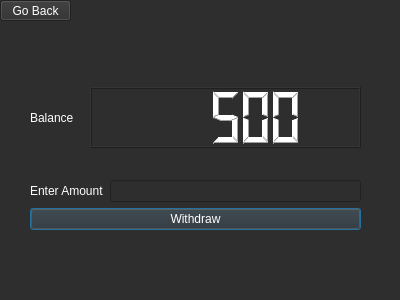
<?xml version="1.0" encoding="UTF-8"?>
<ui version="4.0">
 <class>Withdraw</class>
 <widget class="QDialog" name="Withdraw">
  <property name="geometry">
   <rect>
    <x>0</x>
    <y>0</y>
    <width>400</width>
    <height>300</height>
   </rect>
  </property>
  <property name="windowTitle">
   <string>Dialog</string>
  </property>
  <property name="styleSheet">
   <string notr="true">background-color: #2e2e2e; color: white;</string>
  </property>
  <widget class="QWidget" name="layoutWidget">
   <property name="geometry">
    <rect>
     <x>30</x>
     <y>150</y>
     <width>331</width>
     <height>111</height>
    </rect>
   </property>
   <layout class="QVBoxLayout" name="verticalLayout_2">
    <item>
     <layout class="QVBoxLayout" name="verticalLayout">
      <item>
       <layout class="QHBoxLayout" name="horizontalLayout">
        <item>
         <widget class="QLabel" name="label">
          <property name="text">
           <string>Enter Amount</string>
          </property>
         </widget>
        </item>
        <item>
         <widget class="QLineEdit" name="lineEdit"/>
        </item>
       </layout>
      </item>
      <item>
       <widget class="QPushButton" name="pushButton">
        <property name="text">
         <string>Withdraw</string>
        </property>
       </widget>
      </item>
     </layout>
    </item>
   </layout>
  </widget>
  <widget class="QPushButton" name="pushButton_2">
   <property name="geometry">
    <rect>
     <x>0</x>
     <y>0</y>
     <width>71</width>
     <height>21</height>
    </rect>
   </property>
   <property name="text">
    <string>Go Back</string>
   </property>
  </widget>
  <widget class="QLabel" name="label_2">
   <property name="geometry">
    <rect>
     <x>330</x>
     <y>0</y>
     <width>71</width>
     <height>51</height>
    </rect>
   </property>
   <property name="text">
    <string/>
   </property>
   <property name="pixmap">
    <pixmap resource="Resource.qrc">:/6.png</pixmap>
   </property>
   <property name="scaledContents">
    <bool>true</bool>
   </property>
  </widget>
  <widget class="QLabel" name="label_3">
   <property name="geometry">
    <rect>
     <x>30</x>
     <y>87</y>
     <width>61</width>
     <height>61</height>
    </rect>
   </property>
   <property name="text">
    <string>Balance</string>
   </property>
  </widget>
  <widget class="QLCDNumber" name="lcdNumber">
   <property name="geometry">
    <rect>
     <x>90</x>
     <y>87</y>
     <width>271</width>
     <height>61</height>
    </rect>
   </property>
   <property name="intValue" stdset="0">
    <number>500</number>
   </property>
  </widget>
 </widget>
 <tabstops>
  <tabstop>lineEdit</tabstop>
  <tabstop>pushButton</tabstop>
  <tabstop>pushButton_2</tabstop>
 </tabstops>
 <resources>
  <include location="Resource.qrc"/>
 </resources>
 <connections/>
</ui>
